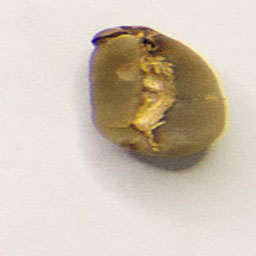
#> input picture Coffe_Beans_Test/_Sysroot/Defect/defect_1600.jpg, 256 x 256 px, found by its file name
$ python Defect_bean01.py
#> lines starting #> are read from the running program, lines starting #| are printed output that depends on the picture
# import required libraries
import cv2
from matplotlib import pyplot as plt

# Read the input image
img = cv2.imread('_Sysroot\Defect\defect_1600.jpg')
#> img is the input picture: shape (256, 256, 3); mean B, G, R 181.7, 196.7, 208.3

# calculate the histogram for Blue, green ,Red color channels
hist1 = cv2.calcHist([img],[0],None,[256],[0,256]) #blue
#> hist1 = 256 values, max 6010 at index 225, min 0 at index 1, mean 256
hist2 = cv2.calcHist([img],[1],None,[256],[0,256]) # green
#> hist2 = 256 values, max 7208 at index 230, min 0 at index 1, mean 256
hist3 = cv2.calcHist([img],[2],None,[256],[0,256]) # red
#> hist3 = 256 values, max 7141 at index 237, min 0 at index 0, mean 256

# plot the histogram
plt.subplot(3,1,1), plt.plot(hist1, color='b')
plt.subplot(3,1,2), plt.plot(hist2, color='g')
plt.subplot(3,1,3), plt.plot(hist2, color='r')

plt.show()
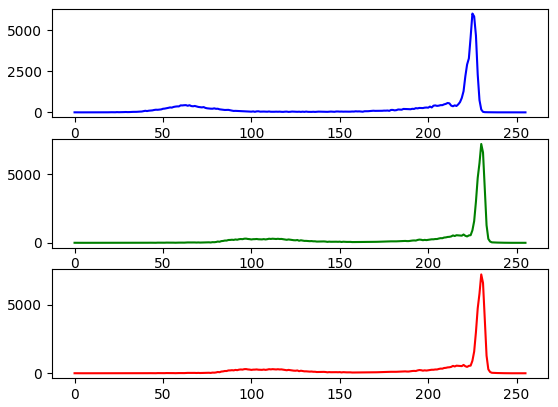
#> figure drawn by matplotlib, 3 panels; panel 1: curve peaks at x = 225, y = 6010; panel 2: curve peaks at x = 230, y = 7208; panel 3: curve peaks at x = 230, y = 7208
